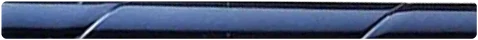
#> input picture assets/clips/blue.webp, 478 x 40 px, given in place of ties.webp, which was not available
$ python build_assets.py ../assets/clips/blue.webp
#> lines starting #> are read from the running program, lines starting #| are printed output that depends on the picture; after the words box and inside, x2 and y2 are one past the last pixel; in counts of white or black regions, pixels touching at a corner belong together; pictures that were not available may be replaced by others from this repository, and a replacement may not be noted
"""Cut the real clothes out of the photos in clothes/ and write web assets.

Run:  python tools/build_assets.py [--sheet OUT.png]

Outputs assets/{shirts,ties,clips,belts}/*.webp and assets/geometry.json.
All coordinates below were traced by hand on the source photos.
"""
import json
import math
import sys
from pathlib import Path

import numpy as np
from PIL import Image, ImageDraw, ImageFilter, ImageOps

Image.MAX_IMAGE_PIXELS = None

ROOT = Path(__file__).resolve().parent.parent
SRC = ROOT / "clothes"
OUT = ROOT / "assets"

# Physical layout of the close-up preview frame (centimetres).
BLADE_CM = 8.0        # widest part of a tie blade
CLIP_CM = 6.0         # length of a tie clip bar
KNOT_TOP_CM = 3.0     # gap between frame top and knot top
FRAME_ASPECT = 1.0    # width / height
CLIP_AT = 0.70        # clip centre, as a fraction of frame height
FRAME_PX = (900, 900)
THUMB_PX = (320, 400)
PREVIEW_W = 1200      # shirt coordinates below are on a 1200 x 1600 preview

TIE_BLADE_PX = 170    # exported blade width
TIE_PAD = 8

# Shirts. anchor = knot top on the collar, target = a point lower on the placket,
# pxcm = preview pixels per centimetre (from shoulder width and button spacing).
SHIRTS = [
    dict(id="lblue",    file="20260925_175430.jpg", anchor=(568, 445), target=(606, 730), pxcm=19.0),
    dict(id="magenta",  file="20260925_175500.jpg", anchor=(565, 474), target=(582, 702), pxcm=14.1),
    dict(id="wine",     file="20260925_175523.jpg", anchor=(545, 470), target=(545, 800), pxcm=14.5),
    dict(id="bluedot",  file="20260925_175551.jpg", anchor=(560, 440), target=(565, 730), pxcm=16.6),
    dict(id="petrol",   file="20260925_175617.jpg", anchor=(545, 480), target=(545, 800), pxcm=14.5),
    dict(id="black",    file="20260925_175640.jpg", anchor=(575, 440), target=(575, 800), pxcm=15.4),
    dict(id="whitedot", file="20260925_175702.jpg", anchor=(540, 440), target=(540, 800), pxcm=15.6),
    dict(id="beige",    file="20260925_175730.jpg", anchor=(555, 400), target=(560, 700), pxcm=17.0),
]

# Ties: outlines traced on 3x zoom sheets of ties.webp, in sheet pixels.
TIE_ROWS = [(0, 282), (282, 563), (563, 800)]
TIE_XS = [27, 213, 400, 586, 772]
TIE_ZOOM = 3
TIES = {
    "burg":    (0, 0, [(130,10),(293,10),(328,55),(258,222),(284,300),(318,400),(330,500),(330,600),(322,700),(312,846),(110,846),(100,700),(92,600),(88,500),(97,420),(120,330),(148,222),(97,62)]),
    "navy":    (0, 0, [(792,38),(948,40),(992,95),(915,262),(945,350),(970,430),(985,520),(990,600),(985,700),(975,846),(725,846),(718,700),(712,600),(710,520),(725,430),(760,350),(805,262),(737,100)]),
    "geo":     (0, 1, [(300,28),(470,8),(517,90),(447,262),(480,350),(505,430),(515,520),(512,600),(505,700),(495,846),(305,846),(290,700),(275,600),(265,520),(280,430),(320,340),(372,258),(268,80)]),
    "silver":  (0, 1, [(808,45),(900,40),(968,84),(905,232),(940,330),(962,430),(968,520),(958,600),(940,700),(920,846),(815,846),(795,700),(775,600),(765,520),(768,430),(785,330),(818,232),(776,68)]),
    "nstripe": (1, 0, [(152,72),(240,58),(315,98),(336,150),(248,318),(268,400),(282,480),(292,560),(300,640),(300,720),(292,843),(100,843),(75,720),(60,640),(55,560),(65,480),(90,400),(128,305),(93,110)]),
    "bw":      (1, 0, [(803,98),(880,70),(955,93),(980,150),(905,300),(930,400),(950,480),(955,560),(955,640),(945,720),(930,843),(760,843),(740,720),(728,620),(725,540),(735,460),(760,380),(797,292),(755,130)]),
    "char":    (1, 1, [(312,95),(420,66),(535,99),(544,118),(465,280),(495,380),(515,460),(520,540),(515,620),(505,720),(495,843),(310,843),(300,720),(290,620),(285,540),(293,460),(310,380),(335,285),(283,125)]),
    "dots":    (1, 1, [(765,85),(860,60),(952,88),(910,248),(935,340),(955,420),(960,500),(950,600),(930,720),(910,843),(785,843),(770,720),(758,600),(755,500),(765,420),(785,340),(810,250)]),
    "turq":    (2, 0, [(237,33),(340,30),(368,75),(300,212),(340,300),(362,380),(368,450),(365,540),(350,640),(335,711),(215,711),(195,640),(175,540),(172,450),(182,380),(205,300),(238,212),(200,70)]),
    "lbs":     (2, 0, [(822,30),(945,42),(975,85),(875,205),(905,300),(920,380),(922,460),(915,560),(905,640),(890,711),(770,711),(745,640),(725,560),(722,460),(735,380),(760,300),(795,205),(755,82)]),
    "purple":  (2, 1, [(250,25),(345,30),(380,70),(320,200),(345,300),(358,380),(360,460),(355,560),(345,640),(335,711),(215,711),(200,640),(185,560),(180,460),(185,380),(205,280),(225,198),(190,60)]),
    "gdots":   (2, 1, [(822,52),(908,56),(938,95),(880,220),(915,300),(935,380),(940,460),(932,560),(915,640),(900,711),(785,711),(770,640),(755,560),(750,460),(755,380),(775,300),(800,218),(766,84)]),
}

# Clips: bar end centres and bar thickness on clips.webp (upper-left end first).
CLIPS = {
    "blue":   ((134, 592), (452, 948), 40),
    "black":  ((230, 496), (548, 845), 40),
    "red":    ((324, 386), (656, 733), 40),
    "silver": ((440, 280), (758, 640), 40),
    "gun":    ((538, 170), (848, 512), 40),
    "gold":   ((670, 66),  (976, 408), 40),
}

# Belt buckles: face corners on belts.webp, clockwise from top-left.
BELTS = {
    "chrome": [(356.7, 105.3), (618.7, 252.0), (513.3, 376.7), (248.0, 216.7)],
    "gun":    [(186.7, 298.7), (500.0, 380.0), (440.0, 523.3), (108.0, 420.0)],
    "rose":   [(100.0, 516.7), (448.0, 538.7), (421.3, 703.3), (63.3, 670.0)],
}
BUCKLE_PX = (330, 200)


def row_extents(alpha):
    """Left, right and width of opaque pixels per row (None for empty rows)."""
    on = alpha > 127
    rows = []
    for y in range(on.shape[0]):
        xs = np.flatnonzero(on[y])
        rows.append((xs[0], xs[-1], xs[-1] - xs[0] + 1) if xs.size else None)
    return rows


def tie_axis(alpha):
    """Neck centre and bottom centre of a tie mask."""
    rows = row_extents(alpha)
    ys = [y for y, r in enumerate(rows) if r]
    top, bot = ys[0], ys[-1]
    length = bot - top
    band = [y for y in ys if top + 0.15 * length <= y <= top + 0.5 * length]
    neck = min(band, key=lambda y: rows[y][2])
    neck_c = ((rows[neck][0] + rows[neck][1]) / 2, neck)
    tail = [(rows[y][0] + rows[y][1]) / 2 for y in ys[-8:]]
    return neck_c, (sum(tail) / len(tail), bot), rows, top, neck


NO_PEEL = {"silver"}  # light fabric reads as collar white


def peel_collar(rgb, mask, depth):
    """Remove white shirt-collar pixels that touch the outline of the knot.

    Peels inward from transparent pixels, one pixel ring per pass, and only
    through near-white pixels in the top part of the tie.
    """
    px = np.asarray(rgb).astype(np.int16)
    lo, hi = px.min(-1), px.max(-1)
    white = (lo > 200) & (hi - lo < 28)
    alpha = np.asarray(mask).astype(np.float32)
    inside = alpha > 20
    ys = np.flatnonzero(inside.any(1))
    knot_rows = np.zeros_like(inside)
    knot_rows[: ys[0] + int(0.35 * (ys[-1] - ys[0]))] = True
    killed = np.zeros_like(inside)
    for _ in range(depth):
        out = ~inside
        near = np.zeros_like(out)
        near[1:] |= out[:-1]; near[:-1] |= out[1:]
        near[:, 1:] |= out[:, :-1]; near[:, :-1] |= out[:, 1:]
        step = inside & near & white & knot_rows
        if not step.any():
            break
        killed |= step
        inside &= ~step
    soft = Image.fromarray((killed * 255).astype(np.uint8)).filter(ImageFilter.MaxFilter(3))
    soft = np.asarray(soft.filter(ImageFilter.GaussianBlur(1))).astype(np.float32) / 255
    return Image.fromarray((alpha * (1 - soft)).clip(0, 255).astype(np.uint8))


def build_tie(sheet, tid):
    r, p, pts = TIES[tid]
    x0, y0 = TIE_XS[p * 2], TIE_ROWS[r][0]
    poly = [(x0 + x / TIE_ZOOM, y0 + y / TIE_ZOOM) for x, y in pts]
    bx0 = math.floor(min(x for x, _ in poly)) - 4
    by0 = max(0, math.floor(min(y for _, y in poly)) - 4)
    bx1 = math.ceil(max(x for x, _ in poly)) + 4
    by1 = min(sheet.height, math.ceil(max(y for _, y in poly)))
    up, ss = 3, 4
    rgb = sheet.crop((bx0, by0, bx1, by1))
    rgb = rgb.resize((rgb.width * up, rgb.height * up), Image.LANCZOS)
    big = Image.new("L", (rgb.width * ss, rgb.height * ss), 0)
    big_poly = [((x - bx0) * up * ss, (y - by0) * up * ss) for x, y in poly]
    ImageDraw.Draw(big).polygon(big_poly, fill=255)
    big = big.filter(ImageFilter.MinFilter(13))  # pull the edge ~0.5 source px inside
    mask = big.resize(rgb.size, Image.LANCZOS)
    if tid not in NO_PEEL:
        mask = peel_collar(rgb, mask, depth=3 * up)
    tie = rgb.convert("RGBA")
    tie.putalpha(mask)

    neck, bottom, _, _, _ = tie_axis(np.asarray(mask))
    lean = math.degrees(math.atan2(bottom[0] - neck[0], bottom[1] - neck[1]))
    tie = tie.rotate(-lean, resample=Image.BICUBIC, expand=True, center=None)

    alpha = np.asarray(tie.getchannel("A"))
    neck, bottom, rows, top, neck_y = tie_axis(alpha)
    ys = [y for y, rr in enumerate(rows) if rr]
    # ignore the last rows: rotation leaves a slanted cut there
    blade = max(rows[y][2] for y in ys if neck_y < y < ys[-1] - 12)
    cx = neck[0]
    scale = TIE_BLADE_PX / blade
    half = TIE_BLADE_PX / 2 + TIE_PAD
    margin = 60
    padded = Image.new("RGBA", (tie.width + 2 * margin, tie.height), (0, 0, 0, 0))
    padded.paste(tie, (margin, 0))
    box = (cx - half / scale + margin, top, cx + half / scale + margin, ys[-1] - 12)
    out_w = round(2 * half)
    out_h = round((box[3] - box[1]) * scale)
    tie = padded.resize((out_w, out_h), Image.LANCZOS, box=box)
    return tie, dict(lean=round(lean, 2), lenBlades=round(out_h / TIE_BLADE_PX, 3))


# [70 lines left out: functions build_clip, perspective_coeffs, build_belt, load_shirt, build_shirt, not called in this run]


def save(img, path, quality=82):
    path.parent.mkdir(parents=True, exist_ok=True)
    img.save(path, "WEBP", quality=quality, method=6)


def main():
    sheet_out = sys.argv[sys.argv.index("--sheet") + 1] if "--sheet" in sys.argv else None
    geo = {"ties": {}, "shirts": {}}

    ties_img = Image.open(SRC / "ties.webp").convert("RGB")
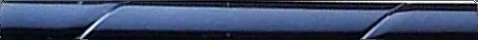
#> ties_img: PIL image 478x40 RGB; mean R, G, B 61.3, 74.3, 104.4
    tie_imgs = {}
    for tid in TIES:
        tie, meta = build_tie(ties_img, tid)
        tie_imgs[tid] = tie
        geo["ties"][tid] = meta
        save(tie, OUT / "ties" / f"{tid}.webp", 88)
#> this loop made 5 passes
#> (bx0 in build_tie, by0 in build_tie, bx1 in build_tie) on passes 2 to 4: (259, 8, 362), (484, 0, 577), (651, 9, 727)
#> (lean in build_tie, neck_y in build_tie) on pass 1: (-2.91, 32)
#> pass 1, in build_tie, `rgb = sheet.crop((bx0, by0, bx1, by1))`:
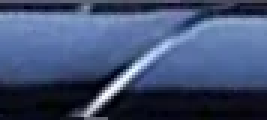
#> rgb: PIL image 89x40 RGB (shown 3 times larger); mean R, G, B 64.7, 79.7, 113.2
#> pass 1, in build_tie, `rgb = rgb.resize((rgb.width * up, rgb.height * up), Image.LANCZOS)`:
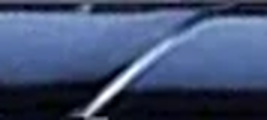
#> rgb: PIL image 267x120 RGB; mean R, G, B 64.7, 79.8, 113.2
#> pass 1, in build_tie, `big = big.filter(ImageFilter.MinFilter(13))`:
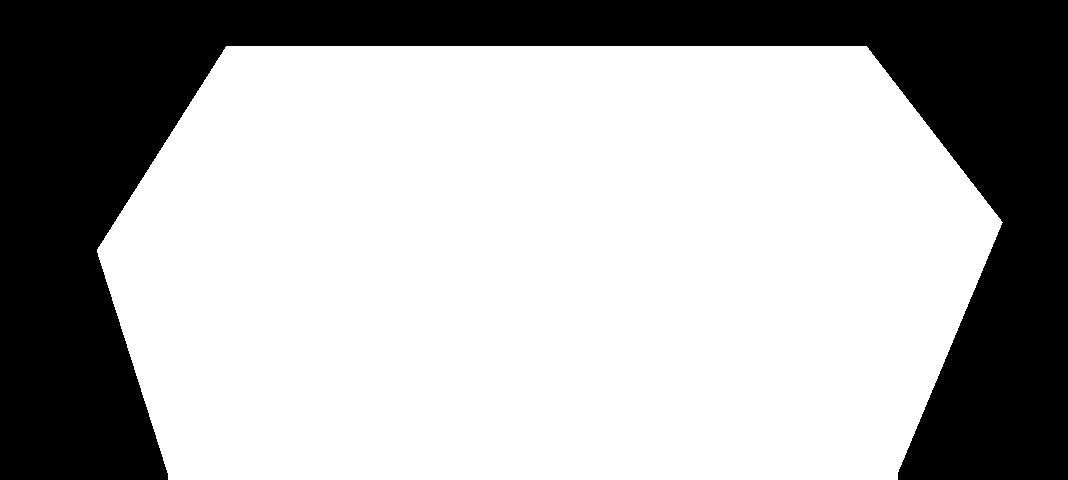
#> big: PIL image 1068x480 L; 67.4% white; 1 black region, box (x1, y1, x2, y2) and area: (0, 0, 1068, 480) 166869
#> after the loop:
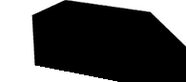
#> tie: PIL image 186x82 RGBA; mean R, G, B, A 0, 0, 0, 167; transparent parts drawn white
#> after the loop, geo = 2 items; tie_imgs = 4 items

    shortest = min(m["lenBlades"] for m in geo["ties"].values())
    frame_h = KNOT_TOP_CM + shortest * BLADE_CM - 0.3
    frame_w = frame_h * FRAME_ASPECT
    geo["frame"] = dict(wcm=round(frame_w, 3), hcm=round(frame_h, 3), knotTopCm=KNOT_TOP_CM,
                        bladeCm=BLADE_CM, clipCm=CLIP_CM, clipAt=CLIP_AT,
                        tieImgW=TIE_BLADE_PX + 2 * TIE_PAD, tieBladePx=TIE_BLADE_PX)

    clips_img = Image.open(SRC / "clips.webp").convert("RGB")
    clip_imgs = {cid: build_clip(clips_img, cid) for cid in CLIPS}
    for cid, im in clip_imgs.items():
        save(im, OUT / "clips" / f"{cid}.webp", 90)

    belts_img = Image.open(SRC / "belts.webp").convert("RGB")
    belt_imgs = {bid: build_belt(belts_img, bid) for bid in BELTS}
    for bid, im in belt_imgs.items():
        save(im, OUT / "belts" / f"{bid}.webp", 88)

    shirt_imgs = {}
    for s in SHIRTS:
        close, thumb, lean = build_shirt(s, frame_w, frame_h)
        shirt_imgs[s["id"]] = (close, thumb)
        geo["shirts"][s["id"]] = dict(lean=lean)
        save(close, OUT / "shirts" / f"{s['id']}.webp", 80)
        save(thumb, OUT / "shirts" / f"{s['id']}-thumb.webp", 80)
        print("shirt", s["id"], "lean", lean)

    (OUT / "geometry.json").write_text(json.dumps(geo, indent=1))
    print(json.dumps(geo["frame"]), {k: v["lenBlades"] for k, v in geo["ties"].items()})

    if sheet_out:
        contact_sheet(sheet_out, geo, shirt_imgs, tie_imgs, clip_imgs, belt_imgs)


# [46 lines left out: functions compose, contact_sheet, not called in this run]


if __name__ == "__main__":
#> (the run stopped early here; a loop or call above may not have finished)
